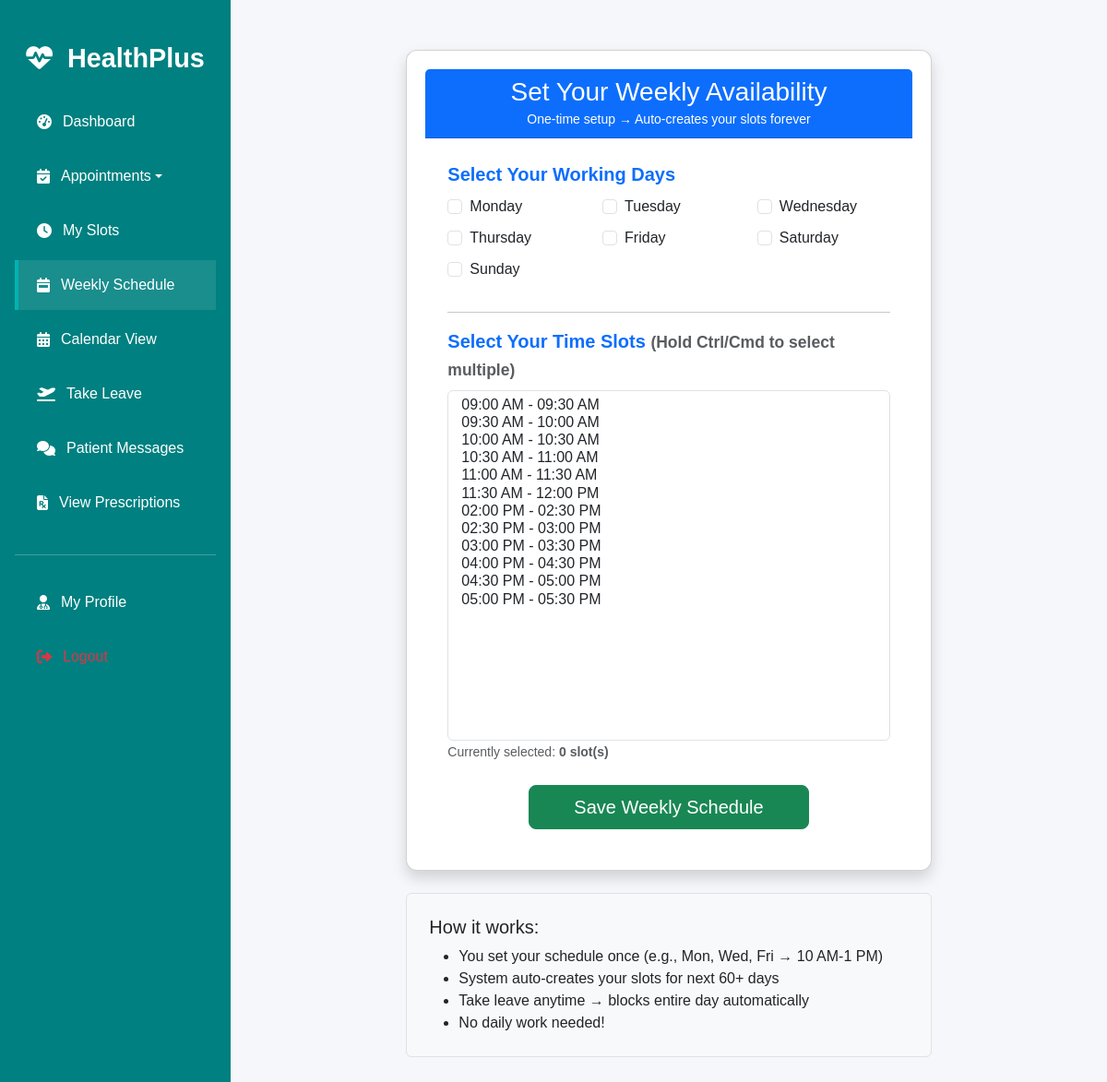
The page /doctor/weekly-schedule/ (signed in) on the database as committed earlier.
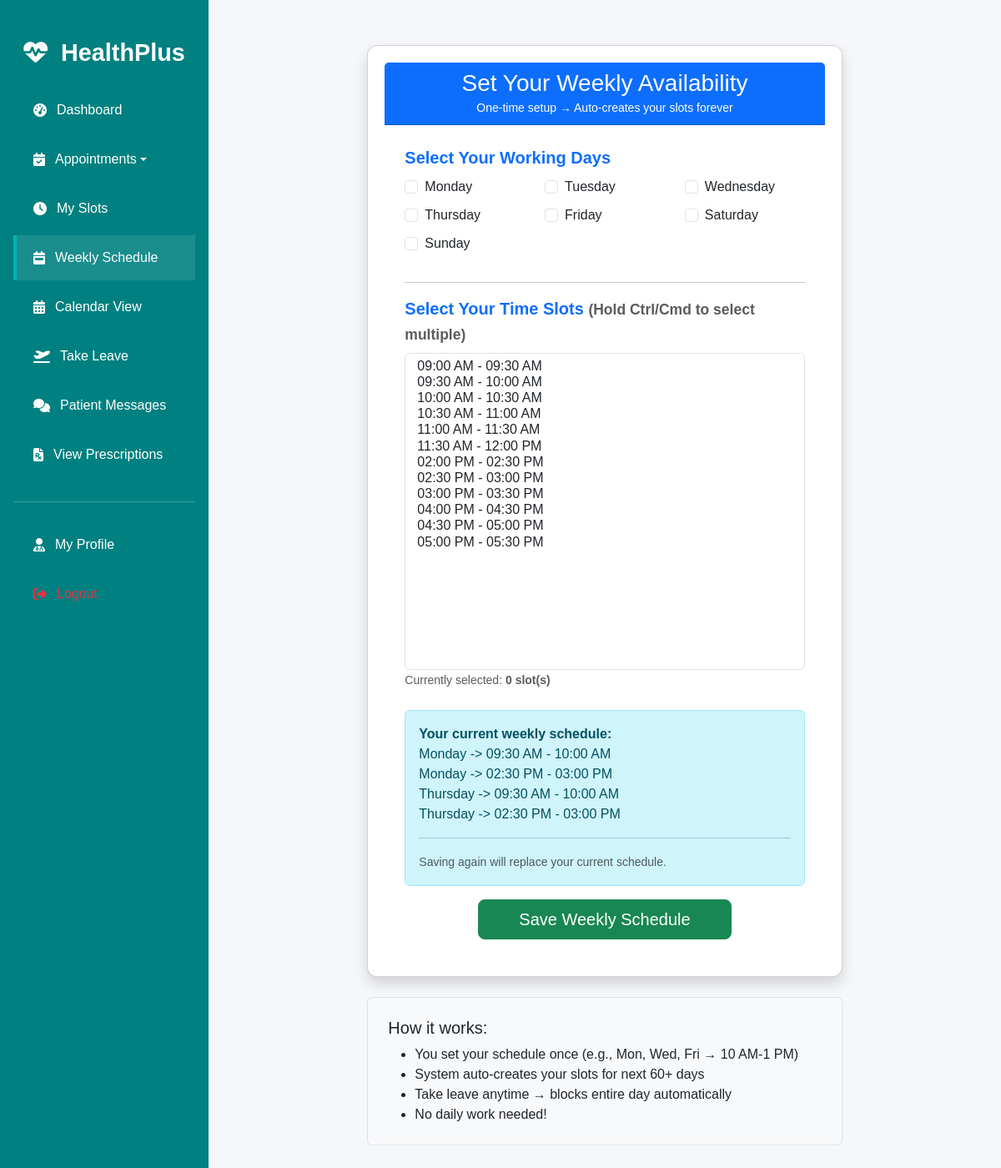
The same page on the database as committed later.
### healthcare/models.py (models this page shows, shortened)
class DoctorWeeklySchedule(models.Model):
    doctor = models.ForeignKey(Doctor, on_delete=models.CASCADE, related_name='weekly_schedule')
    day_of_week = models.CharField(max_length=10, choices=[
        ('monday','Monday'), ('tuesday','Tuesday'), ('wednesday','Wednesday'),
        ('thursday','Thursday'), ('friday','Friday'), ('saturday','Saturday'), ('sunday','Sunday')
    ])
    slot = models.ForeignKey(Slot, on_delete=models.CASCADE)
    is_active = models.BooleanField(default=True)
    created_at = models.DateTimeField(auto_now_add=True)
    class Meta:
        unique_together = ('doctor', 'day_of_week', 'slot')

class Slot(models.Model):
    slot_time = models.CharField(max_length=50, unique=True)  # "10:00 AM - 10:30 AM"
    start_time = models.TimeField()  # 10:00:00
    end_time = models.TimeField()    # 10:30:00
    created_at = models.DateTimeField(auto_now_add=True)
    class Meta:
        ordering = ['start_time']

### doctors/views/schedule.py (the view, shortened to what this page needs)
# urls.py: path('weekly-schedule/', weekly_schedule, name='weekly_schedule'),
@login_required(login_url="login")
def weekly_schedule(request):
    if request.user.role != 'doctor':
        return redirect('home')
    doctor = Doctor.objects.get(user=request.user.id)
    slots = Slot.objects.all()
    current_rules = DoctorWeeklySchedule.objects.filter(doctor=doctor).select_related('slot')
    return render(request, 'doctor/weekly_schedule.html', {
        'slots': slots,
        'current_rules': current_rules,
        'days': ['monday','tuesday','wednesday','thursday','friday','saturday','sunday']
    })

### templates/doctor/weekly_schedule.html (shortened to what the changed rows need)
{% extends "doctor/base.html" %}
{% load static %}
{% block content %}
<div class="container mt-4">
    <div class="row justify-content-center">
        <div class="col-lg-8">
            <div class="card shadow">
                <div class="card-body p-4">
                    <form method="post">
                        <div class="mb-4">
                            <label class="form-label fw-bold fs-5 text-primary">
                            </label>
                            <div class="row">
                                {% for day in days %}
                                <div class="col-md-4 mb-2">
                                    <div class="form-check">
                                        <input class="form-check-input" type="checkbox"
                                               name="days" value="{{ day }}" id="day-{{ day }}"
                                               {% if day in selected_days %}checked{% endif %}>
                                        <label class="form-check-label fw-medium" for="day-{{ day }}">
                                            {{ day|title }}
                                        </label>
                                    </div>
                                </div>
                                {% endfor %}
                            </div>
                        </div>
                        <hr>
                        <div class="mb-4">
                            <label class="form-label fw-bold fs-5 text-primary">
                            </label>
                            <select name="slots" multiple class="form-control" size="12" required
                                    style="height: 380px; font-size: 1rem;">
                            </select>
                            <small class="text-muted">
                            </small>
                        </div>
                        {% if current_rules.exists %}
                        <div class="alert alert-info">
                            <strong>Your current weekly schedule:</strong><br>
                            {% for rule in current_rules %}
                                {{ rule.get_day_of_week_display }} -> {{ rule.slot.slot_time }}<br>
                            {% endfor %}
                            <hr>
                            <small class="text-muted">Saving again will replace your current schedule.</small>
                        </div>
                        {% endif %}
                        <div class="text-center">
                            <button type="submit" class="btn btn-success btn-lg px-5">
                            </button>
                        </div>
                    </form>
                </div>
            </div>
        </div>
    </div>
</div>
{% endblock %}

Rows that differ between the two databases and show on the page:
added DoctorWeeklySchedule: day_of_week "Monday", slot.slot_time "09:30 AM - 10:00 AM"
added DoctorWeeklySchedule: day_of_week "Monday", slot.slot_time "02:30 PM - 03:00 PM"
added DoctorWeeklySchedule: day_of_week "Thursday", slot.slot_time "09:30 AM - 10:00 AM"
added DoctorWeeklySchedule: day_of_week "Thursday", slot.slot_time "02:30 PM - 03:00 PM"
Other text that changed with them:
text now shown: "Your current weekly schedule: Saving again will replace your current schedule."
